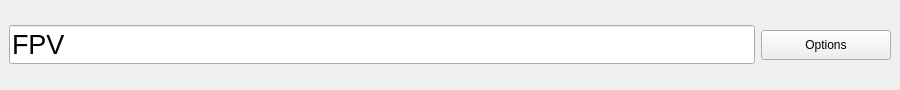
<?xml version="1.0" encoding="UTF-8"?>
<ui version="4.0">
 <class>FPVDockWidget</class>
 <widget class="QDockWidget" name="FPVDockWidget">
  <property name="geometry">
   <rect>
    <x>0</x>
    <y>0</y>
    <width>900</width>
    <height>90</height>
   </rect>
  </property>
  <property name="minimumSize">
   <size>
    <width>900</width>
    <height>90</height>
   </size>
  </property>
  <property name="maximumSize">
   <size>
    <width>524287</width>
    <height>90</height>
   </size>
  </property>
  <property name="features">
   <set>QDockWidget::NoDockWidgetFeatures</set>
  </property>
  <property name="allowedAreas">
   <set>Qt::TopDockWidgetArea</set>
  </property>
  <property name="windowTitle">
   <string/>
  </property>
  <widget class="QWidget" name="dockWidgetContents">
   <layout class="QHBoxLayout" name="horizontalLayout">
    <item>
     <widget class="QLineEdit" name="lineEdit">
      <property name="font">
       <font>
        <pointsize>20</pointsize>
       </font>
      </property>
      <property name="text">
       <string>FPV</string>
      </property>
      <property name="readOnly">
       <bool>true</bool>
      </property>
     </widget>
    </item>
    <item>
     <widget class="QPushButton" name="buttonOptions">
      <property name="minimumSize">
       <size>
        <width>130</width>
        <height>30</height>
       </size>
      </property>
      <property name="maximumSize">
       <size>
        <width>130</width>
        <height>30</height>
       </size>
      </property>
      <property name="text">
       <string>Options</string>
      </property>
      <property name="icon">
       <iconset resource="../../resources.qrc">
        <normaloff>:/Icons/Icons/configuration21.png</normaloff>:/Icons/Icons/configuration21.png</iconset>
      </property>
     </widget>
    </item>
   </layout>
  </widget>
 </widget>
 <resources>
  <include location="../../resources.qrc"/>
 </resources>
 <connections/>
</ui>
